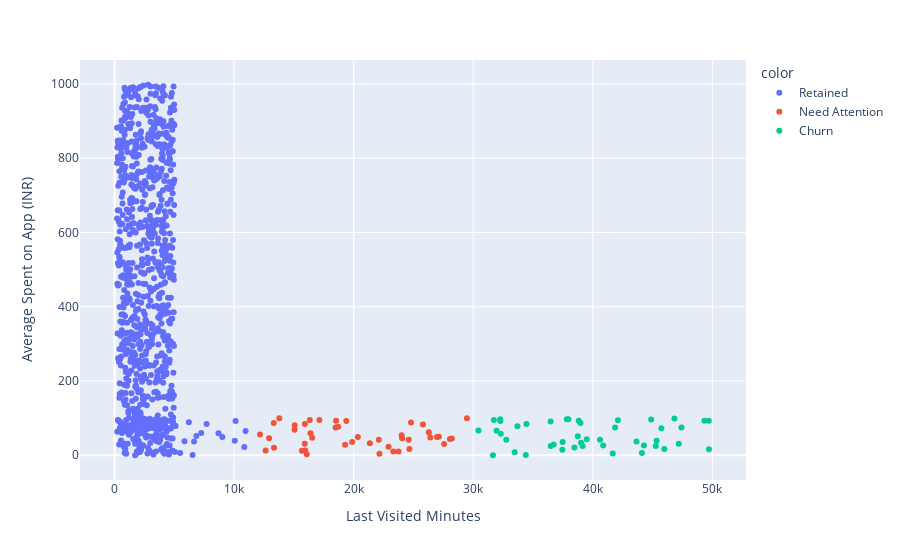

Write notebook code for a chart like this one.
### Markdown cell above
Q.7: Now visualize the segments.

### Code cell
Cluster_color=df['Cluster'].map({
    0:'Retained',
    1:'Need Attention',
    2:'Churn'
})
fig3=px.scatter(df, x='Last Visited Minutes', y='Average Spent on App (INR)', color=Cluster_color)
fig3.show()

### Figure 1 — Plotly figure (JSON) as saved in the notebook; plotly's stock layout.template omitted (floating-point values rounded to 4 significant figures; data arrays with more than 128 entries replaced by an {"elided": "..."} marker saying what was removed)
{"data": [{"hovertemplate": "color=Retained<br>Last Visited Minutes=%{x}<br>Average Spent on App (INR)=%{y}<extra></extra>", "legendgroup": "Retained", "marker": {"color": "#636efa", "symbol": "circle"}, "mode": "markers", "name": "Retained", "orientation": "v", "showlegend": true, "type": "scatter", "x": {"elided": "910 int values"}, "xaxis": "x", "y": {"elided": "910 int values"}, "yaxis": "y"}, {"hovertemplate": "color=Need Attention<br>Last Visited Minutes=%{x}<br>Average Spent on App (INR)=%{y}<extra></extra>", "legendgroup": "Need Attention", "marker": {"color": "#EF553B", "symbol": "circle"}, "mode": "markers", "name": "Need Attention", "orientation": "v", "showlegend": true, "type": "scatter", "x": [24008, 26405, 22915, 13331, 28046, 12629, 25789, 24048, 29465, 19379, 15053, 23311, 24656, 18701, 21352, 17126, 13777, 22099, 16523, 19278, 27125, 15060, 26282, 16381, 15915, 12920, 12163, 20344, 24600, 24796, 18485, 15953, 28208, 19874, 23745, 22148, 18525, 13310, 15662, 27561, 26958, 16067, 16324, 15904], "xaxis": "x", "y": [54, 48, 23, 20, 44, 13, 83, 46, 100, 92, 69, 10, 17, 77, 32, 95, 100, 42, 47, 28, 50, 81, 62, 59, 84, 46, 56, 49, 42, 88, 75, 13, 45, 36, 10, 4, 93, 87, 12, 30, 49, 3, 95, 31], "yaxis": "y"}, {"hovertemplate": "color=Churn<br>Last Visited Minutes=%{x}<br>Average Spent on App (INR)=%{y}<extra></extra>", "legendgroup": "Churn", "marker": {"color": "#00cc96", "symbol": "circle"}, "mode": "markers", "name": "Churn", "orientation": "v", "showlegend": true, "type": "scatter", "x": [37959, 49334, 39016, 30435, 40868, 42101, 33465, 41859, 40603, 31724, 43650, 38744, 38821, 49715, 36469, 45339, 47187, 49696, 39153, 37826, 32302, 37453, 47412, 31950, 45979, 38457, 45265, 36478, 46826, 37474, 44275, 44883, 34395, 32265, 38966, 44107, 41664, 31644, 34445, 32253, 36725, 33692, 32762, 45734, 39494], "xaxis": "x", "y": [97, 93, 34, 67, 26, 94, 8, 75, 42, 95, 37, 51, 93, 16, 91, 39, 31, 93, 25, 97, 58, 15, 75, 66, 17, 21, 25, 25, 99, 36, 26, 96, 1, 92, 87, 6, 5, 0, 84, 97, 29, 78, 42, 73, 43], "yaxis": "y"}], "layout": {"legend": {"title": {"text": "color"}, "tracegroupgap": 0}, "margin": {"t": 60}, "xaxis": {"anchor": "y", "domain": [0, 1], "title": {"text": "Last Visited Minutes"}}, "yaxis": {"anchor": "x", "domain": [0, 1], "title": {"text": "Average Spent on App (INR)"}}}}
